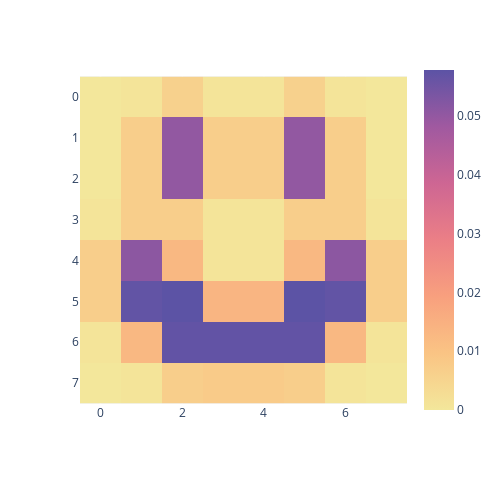

Write notebook code for a chart like this one.
### Code cell
imgen.load_image(pixel_art, blur_sigma=0.5, show_figure=True)

### Figure 1 — Plotly figure (JSON) as saved in the notebook; plotly's stock layout.template omitted (floating-point values rounded to 4 significant figures)
{"data": [{"coloraxis": "coloraxis", "hovertemplate": "x: %{x}<br>y: %{y}<br>color: %{z}<extra></extra>", "name": "0", "type": "heatmap", "xaxis": "x", "yaxis": "y", "z": [[2.016e-06, 0.0008134, 0.00601, 0.0008154, 0.0008154, 0.00601, 0.0008134, 2.016e-06], [1.683e-05, 0.00679, 0.05017, 0.006807, 0.006807, 0.05017, 0.00679, 1.683e-05], [1.884e-05, 0.006805, 0.05018, 0.006807, 0.006807, 0.05018, 0.006805, 1.884e-05], [0.0008154, 0.006809, 0.006822, 0.0008175, 0.0008175, 0.006822, 0.006809, 0.0008154], [0.006809, 0.05099, 0.0128, 0.0008491, 0.0008491, 0.0128, 0.05099, 0.006809], [0.006824, 0.05697, 0.05777, 0.01361, 0.01361, 0.05777, 0.05697, 0.006824], [0.0008303, 0.0128, 0.05698, 0.05698, 0.05698, 0.05698, 0.0128, 0.0008303], [4.028e-06, 0.0008303, 0.006826, 0.007622, 0.007622, 0.006826, 0.0008303, 4.028e-06]]}], "layout": {"coloraxis": {"colorscale": [[0, "rgb(243, 231, 155)"], [0.1667, "rgb(250, 196, 132)"], [0.3333, "rgb(248, 160, 126)"], [0.5, "rgb(235, 127, 134)"], [0.6667, "rgb(206, 102, 147)"], [0.8333, "rgb(160, 89, 160)"], [1, "rgb(92, 83, 165)"]]}, "height": 500, "margin": {"t": 60}, "width": 500, "xaxis": {"anchor": "y", "constrain": "domain", "domain": [0, 1], "scaleanchor": "y"}, "yaxis": {"anchor": "x", "autorange": "reversed", "constrain": "domain", "domain": [0, 1]}}}
